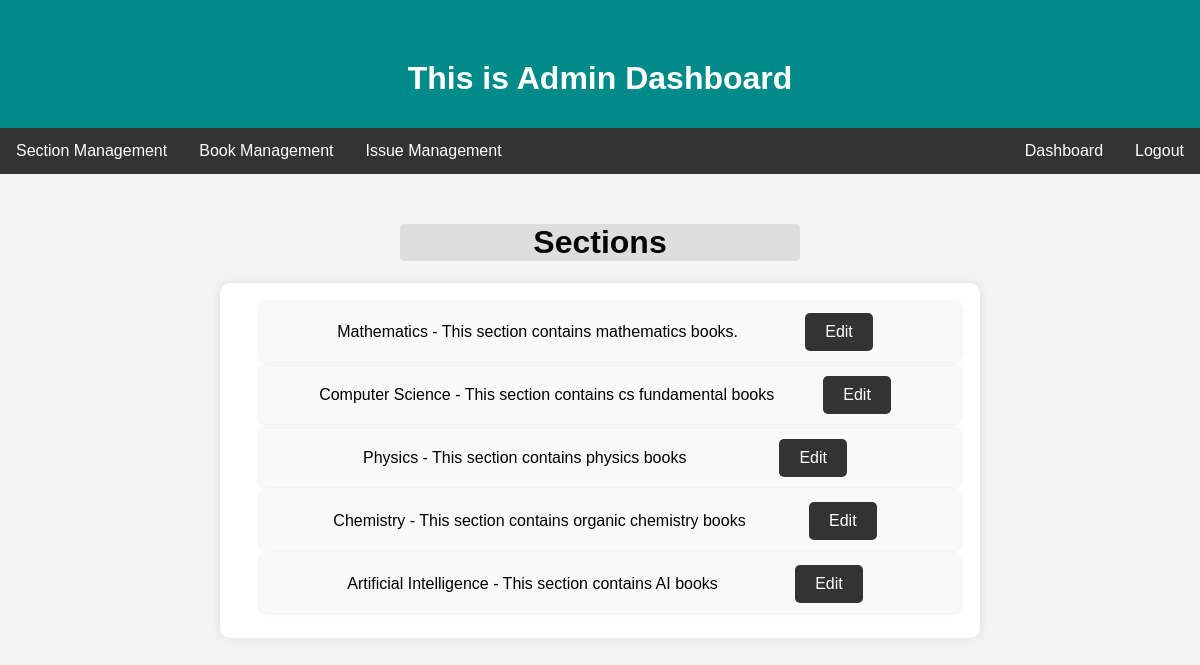
/edit_section/get (signed in), run on the app's committed database.
### application/models.py (models this page shows, shortened)
class Section(db.Model):
    section_id = db.Column(db.Integer, primary_key=True, autoincrement=True)
    name = db.Column(db.String(80), unique=True, nullable=False)
    description = db.Column(db.String(120), unique=True, nullable=False)
    date_created = db.Column(db.DateTime, nullable=False)

### application/routes.py (the view)
@app.route('/edit_section/get',methods=['GET','POST'])
def edit_section_get():
    if not session.get('user'):
        return redirect(url_for('login'))
    if session.get('user')['role'] != 'admin':
        return redirect(url_for('login'))
    sections=Section.query.all()
    return render_template('edit_section_get.html',sections=sections)

### templates/edit_section_get.html (shortened to what this page needs)
<!DOCTYPE html>
<html lang="en">
<head>
</head>
<body>
    <header>
        <h1>This is Admin Dashboard</h1>
    </header>
    <nav>
        <div class="dropdown">
            <button class="dropbtn">Section Management</button>
        </div>
        <div class="dropdown">
            <button class="dropbtn">Book Management</button>
        </div>
        <div class="dropdown">
            <button class="dropbtn">Issue Management</button>
        </div>
        <div class="logout"><a href="/logout">Logout</a></div>
        <div class="logout"><a href="/admin">Dashboard</a></div>
    </nav>
    <h1 class="heading">Sections</h1>
    <ul>
        {% for section in sections %}
            <li>
                {{ section.name }} - {{ section.description }}
                <a class="edit" href="{{ url_for('edit_section', section_id=section.section_id) }}">Edit</a>
            </li>
        {% endfor %}
    </ul>
</body>
</html>

### data on the page
Section: name "Mathematics", description "This section contains mathematics books."
Section: name "Computer Science", description "This section contains cs fundamental books"
Section: name "Physics", description "This section contains physics books"
Section: name "Chemistry", description "This section contains organic chemistry books"
Section: name "Artificial Intelligence", description "This section contains AI books"
